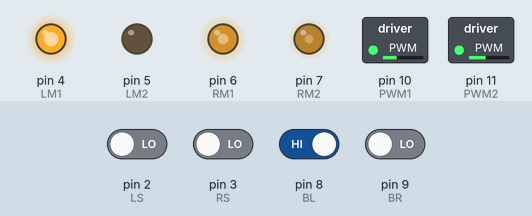
A sketch run on a simulated Arduino Uno, built with avr-gcc and run on an emulated ATmega328P. Shown: switched loads named in the sketch (green lamp = pin HIGH), output pins drawn as LEDs (lit = HIGH). Dashed ring = blinking. The inputs (shaded band) are chosen by the test bench; at power-on: pin 8 (BL) HIGH, pin 2 (LS), pin 3 (RS), pin 9 (BR) LOW.

Above: at 1.2 s.
1.3 s: pin 2 (LS) driven HIGH
At 1.67 s:
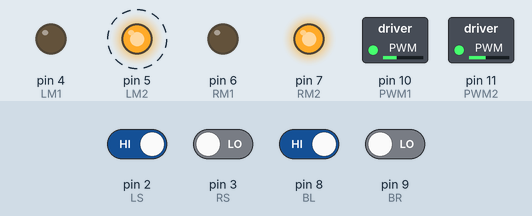
4.3 s: pin 2 (LS) driven LOW
At 4.47 s:
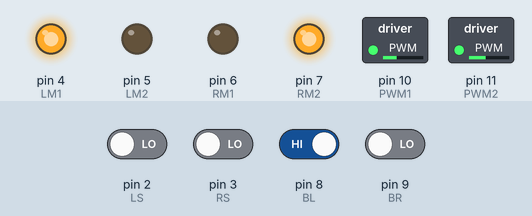
6.4 s: pin 3 (RS) driven HIGH
At 9.2 s:
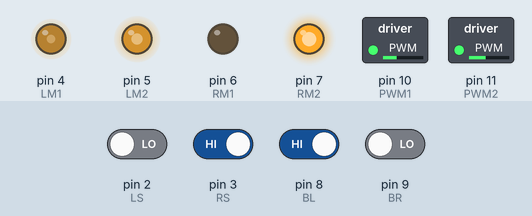
9.4 s: pin 8 (BL) driven LOW
12.4 s: pin 9 (BR) driven HIGH
15.4 s: pin 3 (RS) driven LOW
At 16.1 s:
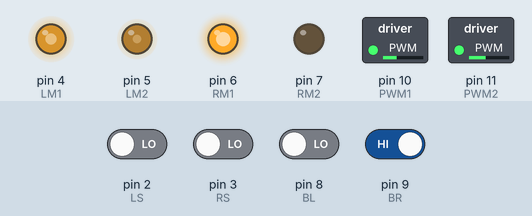
Timing chart, 0 to 18.0 s (numbered marks = the images above; inputs shaded):
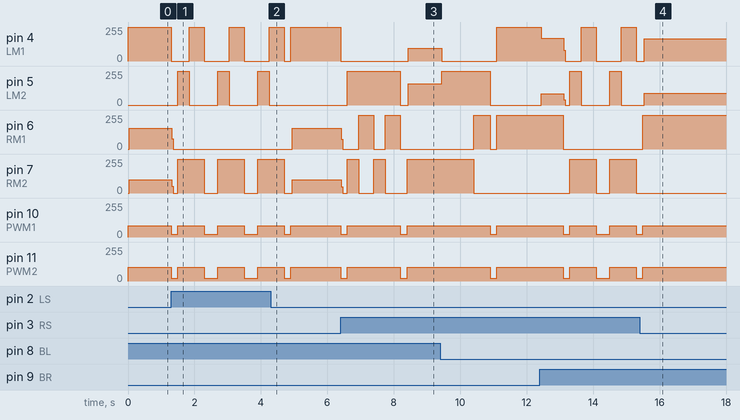

The sketch:

sketch_nov15a.ino
```cpp
int LS = 2;     // หน้า ซ้าย
int RS = 3;     // หน้า ขวา
int BL = 8;     // ริมซ้าย
int BR = 9;     // ริมขวา

int PWM1 = 10; // มอเตอร์ขวา
int RM1  = 6;
int RM2  = 7;

int PWM2 = 11; // มอเตอร์ซ้าย
int LM1  = 4;
int LM2  = 5;

int speed1 = 85;   // ซ้าย
int speed2 = 105;   // ขวา

int state = 0;
unsigned long timer = 0;

void setup() {
  pinMode(LS, INPUT);
  pinMode(RS, INPUT);
  pinMode(BL, INPUT);
  pinMode(BR, INPUT);

  pinMode(PWM1, OUTPUT);
  pinMode(RM1, OUTPUT);
  pinMode(RM2, OUTPUT);

  pinMode(PWM2, OUTPUT);
  pinMode(LM1, OUTPUT);
  pinMode(LM2, OUTPUT);

  timer = millis();
}

void loop() {

  int ls = digitalRead(LS);
  int rs = digitalRead(RS);
  int bl = digitalRead(BL);
  int br = digitalRead(BR);

  right2();
  left2();

  switch (state) {

    case 0:
      forward();
      if (ls || rs) { stopMotor(); delay(200); state = 1; }
      break;

    case 1:
      right();
      if (ls || rs) { stopMotor(); delay(200); state = 2; }
      break;

    case 2:
      forward();
      if (ls || rs) { stopMotor(); delay(200); state = 3; }
      break;

    case 3:
      right();
      if (ls || rs) { stopMotor(); delay(200); state = 4; }
      break;

    case 4:
      forward();
      if (ls || rs) { stopMotor(); delay(200); state = 5; }
      break;

    case 5:
      right();
      if (ls || rs) { stopMotor(); delay(200); state = 6; }
      break;

    case 6:
      forward();
      if (ls || rs) { stopMotor(); delay(200); state = 7; timer = millis(); }
      break;

    case 7:
      left();
      if (millis() - timer >= 1000) { stopMotor(); state = 8; timer = millis(); }
      break;

    case 8:
      forward();
      if (ls || rs) { stopMotor(); delay(200); state = 9; timer = millis(); }
      break;

    case 9:
      backwoad();
      if (millis() - timer >= 2000) { stopMotor(); state = 10; timer = millis(); }
      break;

    case 10:
      left1();
      if (millis() - timer >= 500) {stopMotor(); delay(200); state = 11; timer = millis(); }
      break;

    case 11:
      forward();
      if (millis() - timer >= 2000) { stopMotor(); delay(200); state = 12; timer = millis(); }
      break;

    case 12:
      right();
      if (millis() - timer >= 500) { stopMotor(); delay(200); state = 13; timer = millis(); }
      break;

    case 13:
      forward();
      if (ls || rs) { stopMotor(); delay(200); state = 14; }
      break;

    case 14:
      right();
      if (ls || rs) { stopMotor(); delay(200); state = 15; }
      break;

    case 15:
      forward();
      if (ls || rs) { stopMotor(); delay(200); state = 16; timer = millis(); }
      break;

    case 16:
      spin();
      if (millis() - timer >= 1000) { stopMotor(); state = 17; timer = millis(); }
      break;

    case 17:
      forward();
      if (ls || rs) { stopMotor(); delay(200); state = 18; }
      break;

    case 18:
      left();
      if (ls || rs) { stopMotor(); delay(200); state = 19; }
      break;

    case 19:
      forward();
      if (ls || rs) { stopMotor(); delay(200); state = 20; }
      break;

    case 20:
      left();
      if (ls || rs) { stopMotor(); delay(200); state = 21; }
      break;

    case 21:
      forward();
      if (ls || rs) { stopMotor(); delay(200); state = 22; }
      break;

    case 22:
      spin();
      if (ls || rs) { stopMotor(); delay(200); state = 23; }
      break;

    case 23:
      forward();
      if (ls || rs) { stopMotor(); delay(200); state = 24; }
      break;

    case 24:
      right();
      if (ls || rs) { stopMotor(); delay(200); state = 25; timer = millis(); }
      break;

    case 25:
      forward();
      if (millis() - timer >= 2000) { stopMotor(); state = 26; timer = millis(); }
      break;

    case 26:
      left1();
      if (ls || rs) { stopMotor(); delay(200); state = 27; }
      break;

    case 27:
      forward();
      if (ls || rs) { stopMotor(); delay(200); state = 28; }
      break;

    case 28:
      left();
      if (ls || rs) { stopMotor(); delay(200); state = 29; }
      break;

    case 29:
      forward();
      if (ls || rs) { stopMotor(); delay(200); state = 30; }
      break;

    case 30:
      left();
      if (ls || rs) { stopMotor(); delay(200); state = 31; }
      break;

    case 31:
      forward();
      if (ls || rs) { stopMotor(); delay(200); state = 32; }
      break;

    case 32:
      spin();
      if (ls || rs) { stopMotor(); delay(200); state = 33; }
      break;

    case 33:
      forward();
      if (ls || rs) { stopMotor(); delay(200); state = 34; }
      break;

    case 34:
      right();
      if (ls || rs) { stopMotor(); delay(200); state = 35; timer = millis(); }
      break;

    case 35:
      forward();
      if (millis() - timer >= 3000) { stopMotor(); state = 36; timer = millis(); }
      break;

    case 36:
      right1();
      if (ls || rs) { stopMotor(); delay(200); state = 37; }
      break;

    case 37:
      forward();
      if (ls || rs) { stopMotor(); delay(200); state = 38; }
      break;

    case 38:
      left();
      if (ls || rs) { stopMotor(); delay(200); state = 39; }
      break;

    case 39:
      forward();
      if (ls || rs) { stopMotor(); delay(200); state = 40; }
      break;
  }
}
```

backwoad.ino
```cpp
void backwoad() {
  analogWrite(PWM1, speed1);
  digitalWrite(RM1, LOW);
  digitalWrite(RM2, HIGH);

  analogWrite(PWM2, speed2);
  digitalWrite(LM1, LOW);
  digitalWrite(LM2, HIGH);
}

void right() {
  analogWrite(PWM1, speed1);
  digitalWrite(RM1, LOW);
  digitalWrite(RM2, HIGH);

  analogWrite(PWM2, speed2);
  digitalWrite(LM1, LOW);
  digitalWrite(LM2, HIGH);
  delay(350);

  analogWrite(PWM1, speed1);
  digitalWrite(RM1, LOW);
  digitalWrite(RM2, HIGH);

  analogWrite(PWM2, speed2);
  digitalWrite(LM1, HIGH);
  digitalWrite(LM2, LOW);
  delay(450);
}

void left() {

  analogWrite(PWM1, speed1);
  digitalWrite(RM1, LOW);
  digitalWrite(RM2, HIGH);

  analogWrite(PWM2, speed2);
  digitalWrite(LM1, LOW);
  digitalWrite(LM2, HIGH);
  delay(350);

  analogWrite(PWM1, speed1);
  digitalWrite(RM1, HIGH);
  digitalWrite(RM2, LOW);

  analogWrite(PWM2, speed2);
  digitalWrite(LM1, LOW);
  digitalWrite(LM2, HIGH);
  delay(450);
}

void spin() {
  analogWrite(PWM1, speed1);
  digitalWrite(RM1, HIGH);
  digitalWrite(RM2, LOW);

  analogWrite(PWM2, speed2);
  digitalWrite(LM1, LOW);
  digitalWrite(LM2, HIGH);
}

void stopMotor() {
  analogWrite(PWM1, 20);
  analogWrite(PWM2, 20);

  digitalWrite(RM1, LOW);
  digitalWrite(RM2, LOW);
  digitalWrite(LM1, LOW);
  digitalWrite(LM2, LOW);
}
```

forward.ino
```cpp
void forward() {
  analogWrite(PWM1, speed1);
  digitalWrite(RM1, HIGH);
  digitalWrite(RM2, LOW);

  analogWrite(PWM2, speed2);
  digitalWrite(LM1, HIGH);
  digitalWrite(LM2, LOW);
}
void left1() {
  analogWrite(PWM1, speed1);
  digitalWrite(RM1, HIGH);
  digitalWrite(RM2, LOW);

  analogWrite(PWM2, speed2);
  digitalWrite(LM1, LOW);
  digitalWrite(LM2, HIGH);
}
void right1() {
  analogWrite(PWM1, speed1);
  digitalWrite(RM1, LOW);
  digitalWrite(RM2, HIGH);

  analogWrite(PWM2, speed2);
  digitalWrite(LM1, HIGH);
  digitalWrite(LM2, LOW);

}

void left2(){
  if(digitalRead(BL)==0 and digitalRead(BR)==1)
  {
    analogWrite(PWM1,speed1);
    digitalWrite(RM1,HIGH);
    digitalWrite(RM2,LOW);
    analogWrite(PWM2,speed2);
    digitalWrite(LM1,LOW);
    digitalWrite(LM2,HIGH);
  }
}

void right2(){
  if(digitalRead(BL)==1 and digitalRead(BR)==0)
  {
    analogWrite(PWM1,speed1);
    digitalWrite(RM1,LOW);
    digitalWrite(RM2,HIGH);
    analogWrite(PWM2,speed2);
    digitalWrite(LM1,HIGH);
    digitalWrite(LM2,LOW);
  }
}
```

Measured:
- after the input at 1.3 s, pin 4 (LM1): 255/255 → 0/255 at once, then repeats every 1.2 s: 255/255 0.45 s, 0/255 0.75 s; pin 5 (LM2): alternates 255/255 for 0.35 s and 0/255 for 0.85 s, starting after 0.20 s
- after the input at 4.3 s, pin 5 (LM2): stays 0/255 (without the input it goes to 255/255 after 0.80 s)
- after the input at 6.4 s, pin 4 (LM1): 255/255 → 0/255 at once, → 96/255 2.0 s later; pin 5 (LM2): 0/255 → 255/255 after 0.20 s, → 0/255 1.6 s later, → 159/255 0.24 s later
- after the input at 15.4 s, pin 4 (LM1): 0/255 → 168/255 after 0.14 s; pin 7 (RM2): stays 0/255 (without the input it goes to 255/255 after 1.5 s)
